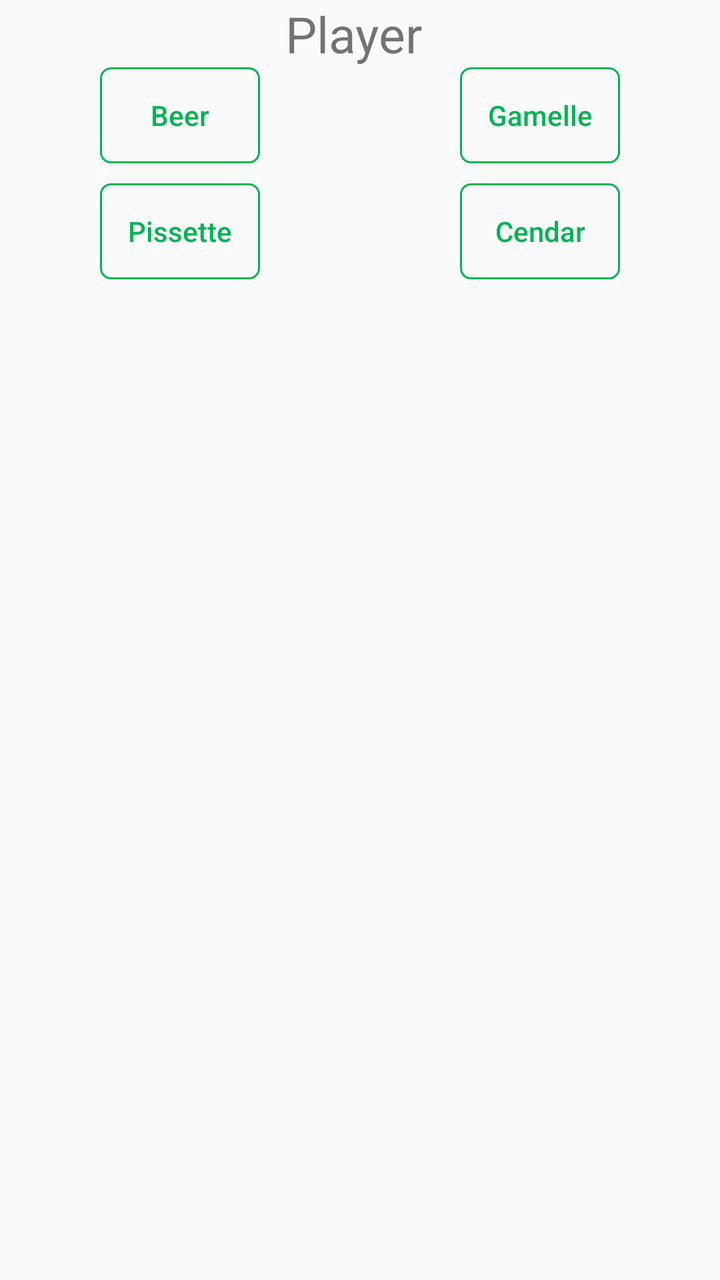
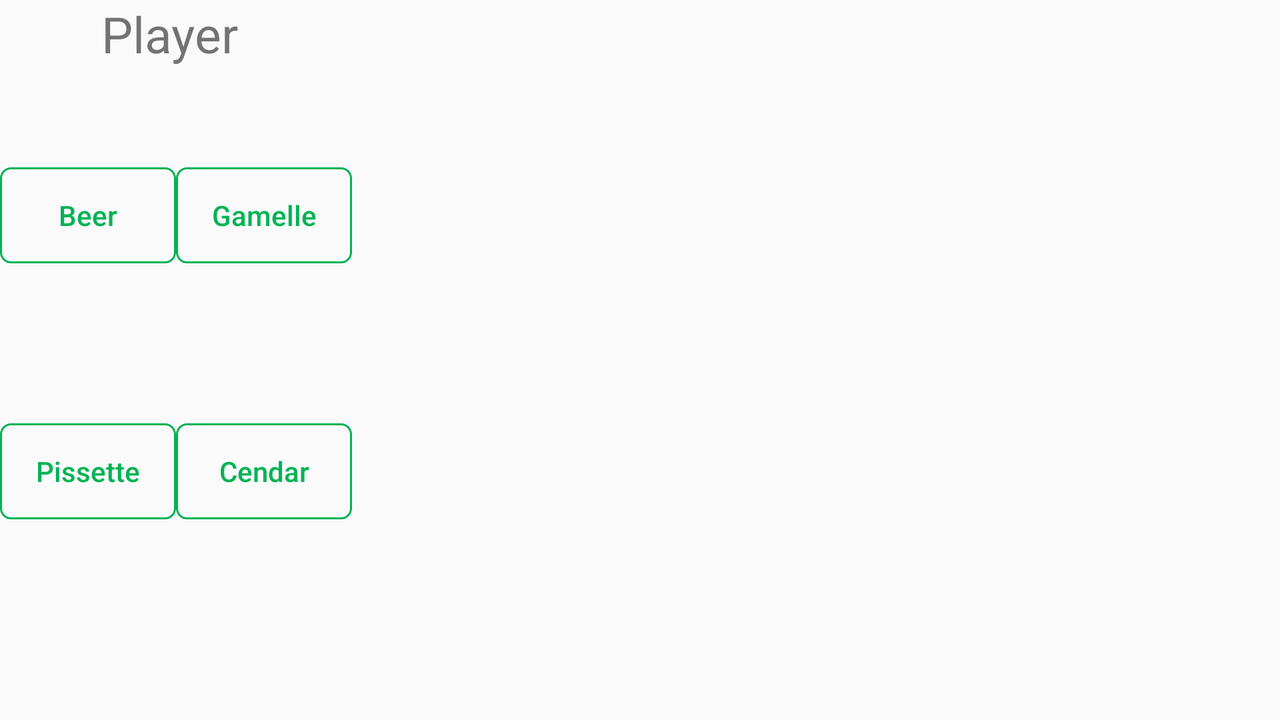

Two renders of one Android screen. The first uses the default layout on a phone; the second uses the alternative layout the repository ships for a different screen configuration, on a matching device. The two XML files are below.
<!-- AndroidManifest.xml: application theme AppTheme -->
<!-- res/layout/fragment_match_controls.xml -->
<FrameLayout xmlns:android="http://schemas.android.com/apk/res/android"
    xmlns:tools="http://schemas.android.com/tools"
    android:layout_width="match_parent"
    android:layout_height="match_parent"
    tools:activity="edu.bruguerolle.rocher.fanny.fragments.MatchControlsFragment">

    <LinearLayout
        android:layout_width="match_parent"
        android:layout_height="wrap_content"
        android:orientation="vertical">

        <TextView
            android:id="@+id/PlayerName"
            android:textSize="25sp"
            android:layout_gravity="center_horizontal"
            android:layout_width="wrap_content"
            android:layout_height="wrap_content"
            android:text="Player " />

        <LinearLayout
            android:layout_width="match_parent"
            android:layout_height="wrap_content"
            android:orientation="horizontal"
            android:gravity="center_vertical">

            <Button
                android:id="@+id/beerBtn"
                style="@style/outlineBtn"
                android:layout_width="wrap_content"
                android:layout_height="wrap_content"
                android:layout_marginEnd="50dp"
                android:layout_marginStart="50dp"
                android:layout_weight="1"
                android:text="Beer" />

            <Button
                android:id="@+id/gamelleBtn"
                style="@style/outlineBtn"
                android:layout_width="wrap_content"
                android:layout_height="wrap_content"
                android:layout_marginEnd="50dp"
                android:layout_marginStart="50dp"
                android:layout_weight="1"
                android:text="Gamelle" />
        </LinearLayout>
        <LinearLayout
            android:layout_width="match_parent"
            android:layout_marginTop="10dp"
            android:layout_height="wrap_content">

            <Button
                android:id="@+id/pissetteBtn"
                style="@style/outlineBtn"
                android:layout_width="wrap_content"
                android:layout_height="wrap_content"
                android:layout_weight="0.5"
                android:layout_marginEnd="50dp"
                android:layout_marginStart="50dp"
                android:text="Pissette" />

            <Button
                android:id="@+id/cendarBtn"
                style="@style/outlineBtn"
                android:layout_width="wrap_content"
                android:layout_height="wrap_content"
                android:layout_weight="0.5"
                android:layout_marginEnd="50dp"
                android:layout_marginStart="50dp"
                android:text="Cendar" />
        </LinearLayout>
    </LinearLayout>
</FrameLayout>
<!-- resources referenced by this layout -->
<resources>
  <style name="outlineBtn" parent="Base.Widget.AppCompat.Button">
          <item name="android:background">@drawable/active_btn</item>
          <item name="android:textAllCaps">false</item>
          <item name="android:textColor">@drawable/active_btn_text</item>
      </style>
  <style name="AppTheme" parent="Theme.AppCompat.Light.DarkActionBar">
          
          <item name="colorPrimary">@color/colorPrimary</item>
          <item name="colorPrimaryDark">@color/colorPrimaryDark</item>
          <item name="colorAccent">@color/colorAccent</item>
          <item name="buttonStyle">@style/greenBtn</item>
      </style>
  <!-- drawable active_btn (drawable) -->
  <?xml version="1.0" encoding="utf-8"?>
  <selector xmlns:android="http://schemas.android.com/apk/res/android">
      <item
          android:state_focused="true"
          android:state_pressed="true"
          android:color="@android:color/white">
          <shape xmlns:android="http://schemas.android.com/apk/res/android"
              android:shape="rectangle">
              <solid android:color="@color/colorAccent" />
              <stroke android:width="1dip" android:color="@color/colorAccent"/>
              <corners
                  android:radius="5dp">
              </corners>
          </shape>
      </item>
  
      <item
          android:state_focused="false"
          android:state_pressed="true"
          android:color="@android:color/white">
          <shape xmlns:android="http://schemas.android.com/apk/res/android"
              android:shape="rectangle">
              <solid android:color="@color/colorAccent" />
              <stroke android:width="1dip" android:color="@color/colorAccent"/>
              <corners
                  android:radius="5dp">
              </corners>
  
          </shape>
      </item>
  
      <item
          android:color="@color/colorAccent">
          <shape xmlns:android="http://schemas.android.com/apk/res/android"
              android:shape="rectangle">
              <solid android:color="@android:color/transparent" />
              <stroke android:width="1dip" android:color="@color/colorAccent"/>
              <corners
                  android:radius="5dp">
              </corners>
  
          </shape>
      </item>
  </selector>
  <!-- drawable active_btn_text (drawable) -->
  <selector xmlns:android="http://schemas.android.com/apk/res/android">
      <item android:state_focused="true" android:state_pressed="false" android:color="@android:color/white" />
      <item android:state_focused="true" android:state_pressed="true" android:color="@android:color/white" />
      <item android:state_focused="false" android:state_pressed="true" android:color="@android:color/white" />
      <item android:color="@color/colorAccent" />
  </selector>
  <color name="colorPrimary">#00B355</color>
  <color name="colorPrimaryDark">#21684F</color>
  <color name="colorAccent">@color/colorPrimary</color>
  <style name="greenBtn" parent="Base.Widget.AppCompat.Button">
          <item name="android:background">@drawable/btn_bg</item>
          <item name="android:paddingEnd">10dp</item>
          <item name="android:paddingStart">10dp</item>
      </style>
  <!-- drawable btn_bg (drawable) -->
  <?xml version="1.0" encoding="utf-8"?>
  <selector xmlns:android="http://schemas.android.com/apk/res/android">
      <item
          android:color="@color/colorPrimary">
          <shape xmlns:android="http://schemas.android.com/apk/res/android"
              android:shape="rectangle">
              <solid android:color="@color/colorPrimary" />
              <stroke android:width="1dip" android:color="@color/colorPrimary"/>
              <corners
                  android:radius="5dp">
              </corners>
          </shape>
      </item>
  </selector>
</resources>
<!-- res/layout-land/fragment_match_controls.xml (the repository's variant of the layout above) -->
<!-- drawn on the phone turned sideways -->
<LinearLayout xmlns:android="http://schemas.android.com/apk/res/android"
    xmlns:tools="http://schemas.android.com/tools"
    tools:activity="edu.bruguerolle.rocher.fanny.fragments.MatchControlsFragment"
    android:layout_width="wrap_content"
    android:layout_height="match_parent"
    android:orientation="vertical">

    <TextView
        android:id="@+id/PlayerName"
        android:textSize="25sp"
        android:layout_gravity="center_horizontal"
        android:layout_width="wrap_content"
        android:layout_height="wrap_content"
        android:text="Player " />

    <LinearLayout
        android:layout_width="wrap_content"
        android:layout_height="wrap_content"
        android:layout_weight="0.5"
        android:orientation="horizontal"
        android:gravity="center_vertical">

        <Button
            android:id="@+id/beerBtn"
            style="@style/outlineBtn"
            android:layout_width="wrap_content"
            android:layout_height="wrap_content"
            android:text="Beer" />

        <Button
            android:id="@+id/gamelleBtn"
            style="@style/outlineBtn"
            android:layout_width="wrap_content"
            android:layout_height="wrap_content"
            android:text="Gamelle" />
    </LinearLayout>
    <LinearLayout
        android:orientation="horizontal"
        android:layout_width="wrap_content"
        android:layout_weight="0.5"
        android:layout_marginTop="30dp"
        android:layout_height="wrap_content">

        <Button
            android:id="@+id/pissetteBtn"
            style="@style/outlineBtn"
            android:layout_width="wrap_content"
            android:layout_height="wrap_content"
            android:text="Pissette" />

        <Button
            android:id="@+id/cendarBtn"
            style="@style/outlineBtn"
            android:layout_width="wrap_content"
            android:layout_height="wrap_content"
            android:text="Cendar" />
    </LinearLayout>
</LinearLayout>
